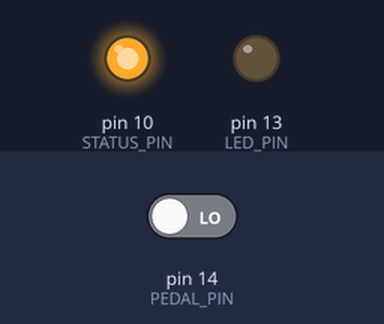
This sketch was run on a simulated Arduino Uno, built with avr-gcc and run on an emulated ATmega328P. Shown: output pins drawn as LEDs (lit = HIGH). Inputs (shaded band) come from the test bench; at power-on: pin 14 (PEDAL_PIN) LOW. What the sketch prints to the serial monitor is not drawn.

Above: at 1.2 s.
1.3 s: pin 14 (PEDAL_PIN) driven HIGH
At 2.5 s:
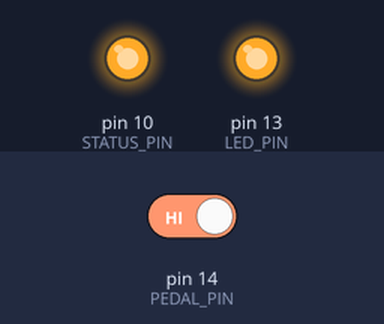
2.8 s: pin 14 (PEDAL_PIN) driven LOW
At 3.9 s:
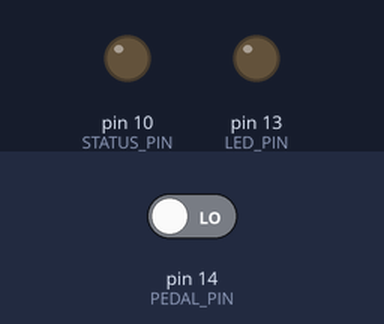
4.5 s: pin 14 (PEDAL_PIN) driven HIGH
At 5.0 s:
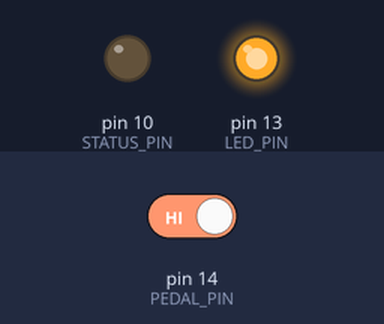
Timing chart, 0 to 7.5 s (numbered marks = the images above; inputs shaded):
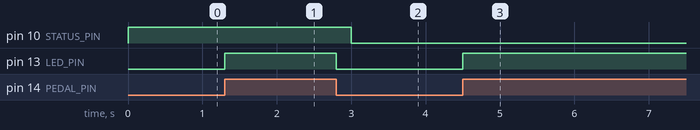

Measured:
- after the input at 1.3 s, pin 13 (LED_PIN): LOW → HIGH at once
- after the input at 2.8 s, pin 10 (STATUS_PIN): HIGH → LOW after 0.20 s; pin 13 (LED_PIN): HIGH → LOW at once
- after the input at 4.5 s, pin 13 (LED_PIN): LOW → HIGH at once

The sketch:

PedalController.ino
```cpp
#define DOUBLE_TAP_MIN 75
#define DOUBLE_TAP_MAX 200

#define PEDAL_PIN 14
#define LED_PIN 13
#define STATUS_PIN 10
#define STATUS_INT 255

volatile byte pedal_state = 2;
unsigned long start_time;
volatile unsigned long tap_interval = 1000;
volatile unsigned long last_tap = 0;
volatile boolean third_tap = 0;
byte first = 0;

void setup()
{
	Serial.begin(9600);
	pinMode(LED_PIN, OUTPUT);
	pinMode(PEDAL_PIN, INPUT);
	pinMode(STATUS_PIN, OUTPUT);
	digitalWrite(LED_PIN, pedal_state);
	analogWrite(STATUS_PIN, 0);

}


void loop()
{
	if (Serial.available())
	{
		if (Serial.read() == 0x03)
			Serial.write(0x02);
	}
	digitalWrite(LED_PIN, LOW);

	if (pedal_state == 1)
	{
		// analogWrite(STATUS_PIN, 0);
		digitalWrite(STATUS_PIN, LOW);
	}
	else
	{
		// analogWrite(STATUS_PIN, 200);
		digitalWrite(STATUS_PIN, HIGH);
	}

	while (!digitalRead(PEDAL_PIN))
	{
		if (Serial.available())
		{
			if (Serial.read() == 0x03)
				Serial.write(0x02);
		}
	}

	pedal_state = 1;
		digitalWrite(LED_PIN, HIGH);
	delay(DOUBLE_TAP_MIN);
	while (digitalRead(PEDAL_PIN));
	digitalWrite(LED_PIN, LOW);

	start_time = millis();
	tap_interval = 0;

	while (tap_interval <= DOUBLE_TAP_MAX)
	{

		if(digitalRead(PEDAL_PIN) && (tap_interval >= DOUBLE_TAP_MIN))
		{
			pedal_state += 1;
			delay(DOUBLE_TAP_MIN);
			while (digitalRead(PEDAL_PIN));
			start_time = millis();

		}
		tap_interval = millis() - start_time;
	}

	if (pedal_state > 3)
		pedal_state = 3;

	Serial.write(pedal_state);
}
```
